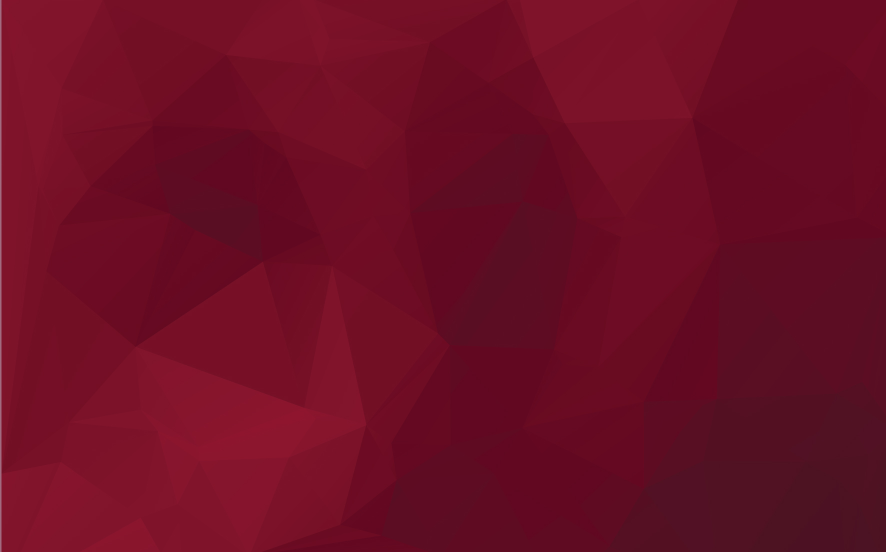
#> input picture 1.jpg, 1771 x 1104 px (shown at 1/2 size)
$ jupyter execute task.ipynb
#> lines starting #> are read from the running program, lines starting #| are printed output that depends on the picture
[cell 1]
from skimage.io import imread, imshow, imsave
img = imread('1.jpg')
#> img is the input picture: shape (1104, 1771, 3); mean R, G, B 108, 14, 36.9
imshow(img)

[cell 2]
img.shape
#> Out = (1104, 1771, 3)

[cell 3]
startPointR = int((img.shape[0] - (img.shape[0]-20)))
#> startPointR = 20
endPointR = startPointR + 100
#> endPointR = 120
startPointC = int((img.shape[1] - (img.shape[1]-20)))
#> startPointC = 20
endPointC = startPointC + 100
#> endPointC = 120
img[startPointR:endPointR, startPointC:endPointC] = [50,205,50]

[cell 4]
startPointR = int((img.shape[0] - 120))
#> startPointR = 984
endPointR = startPointR + 100
#> endPointR = 1084
startPointC = int((img.shape[1] - 120))
#> startPointC = 1651
endPointC = startPointC + 100
#> endPointC = 1751
img[startPointR:endPointR, startPointC:endPointC] = [50,205,50]

[cell 5]
startPointR = int((img.shape[0] - 120))
endPointR = startPointR + 100
startPointC = int((img.shape[1] - (img.shape[1]-20)))
#> startPointC = 20
endPointC = startPointC + 100
#> endPointC = 120
img[startPointR:endPointR, startPointC:endPointC] = [50,205,50]

[cell 6]
startPointR = int((img.shape[0] - (img.shape[0]-20)))
#> startPointR = 20
endPointR = startPointR + 100
#> endPointR = 120
startPointC = int((img.shape[1] - 120))
endPointC = startPointC + 100
img[startPointR:endPointR, startPointC:endPointC] = [50,205,50]
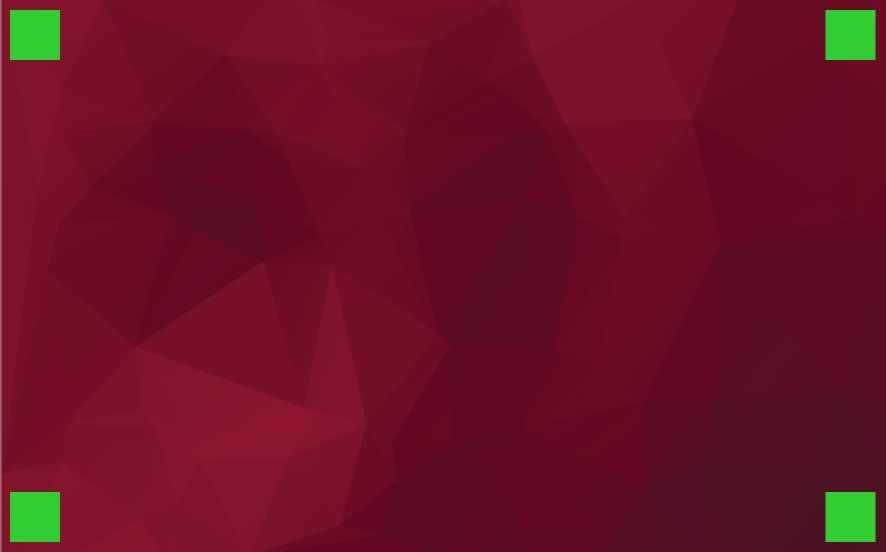
#> img: shape (1104, 1771, 3) (shown at 1/2 size); mean R, G, B 106.8, 17.8, 37.1
imshow(img)


$ run again, with 15.jpg copied over 1.jpg
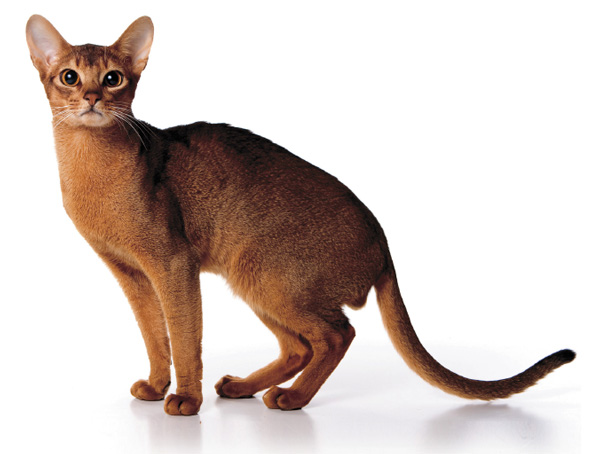
#> input picture 15.jpg, 600 x 454 px
#> img is the input picture: shape (454, 600, 3); mean R, G, B 212.8, 200.1, 194.5
#> `img[startPointR:endPointR, startPointC:endPointC] = [50,205,50]`:
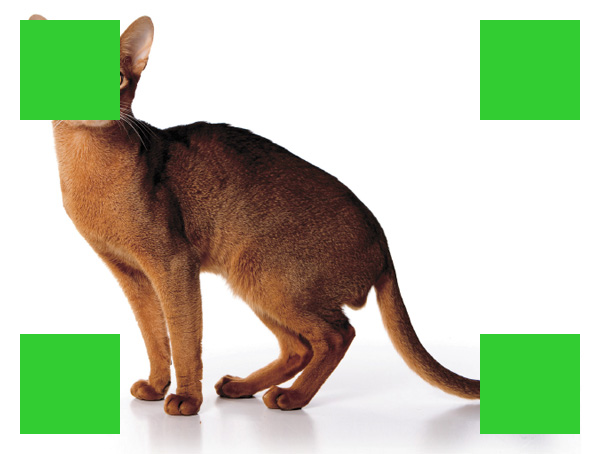
#> img: shape (454, 600, 3); mean R, G, B 186.9, 198.2, 170.4

$ run again, with 16.jpg copied over 1.jpg
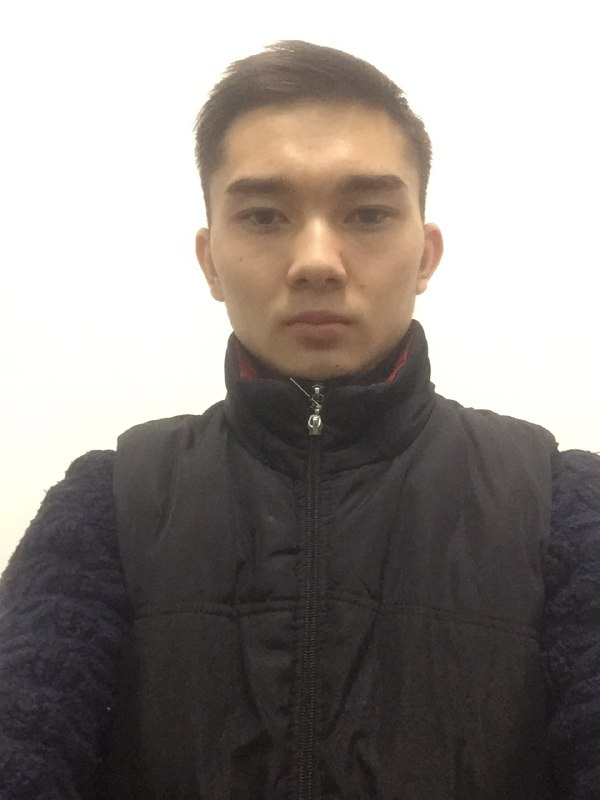
#> input picture 16.jpg, 600 x 800 px
#> img is the input picture: shape (800, 600, 3); mean R, G, B 144.9, 138.8, 135
#> `img[startPointR:endPointR, startPointC:endPointC] = [50,205,50]`:
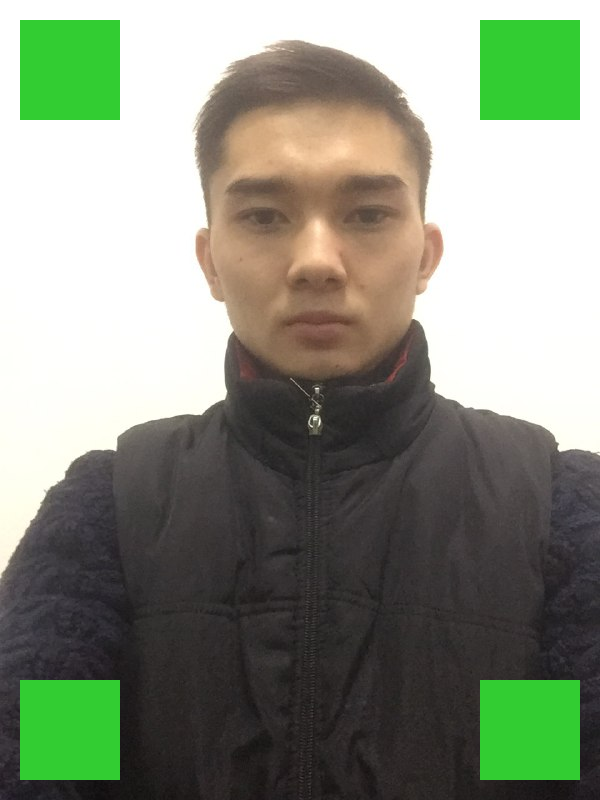
#> img: shape (800, 600, 3); mean R, G, B 136.9, 143.9, 127.1
